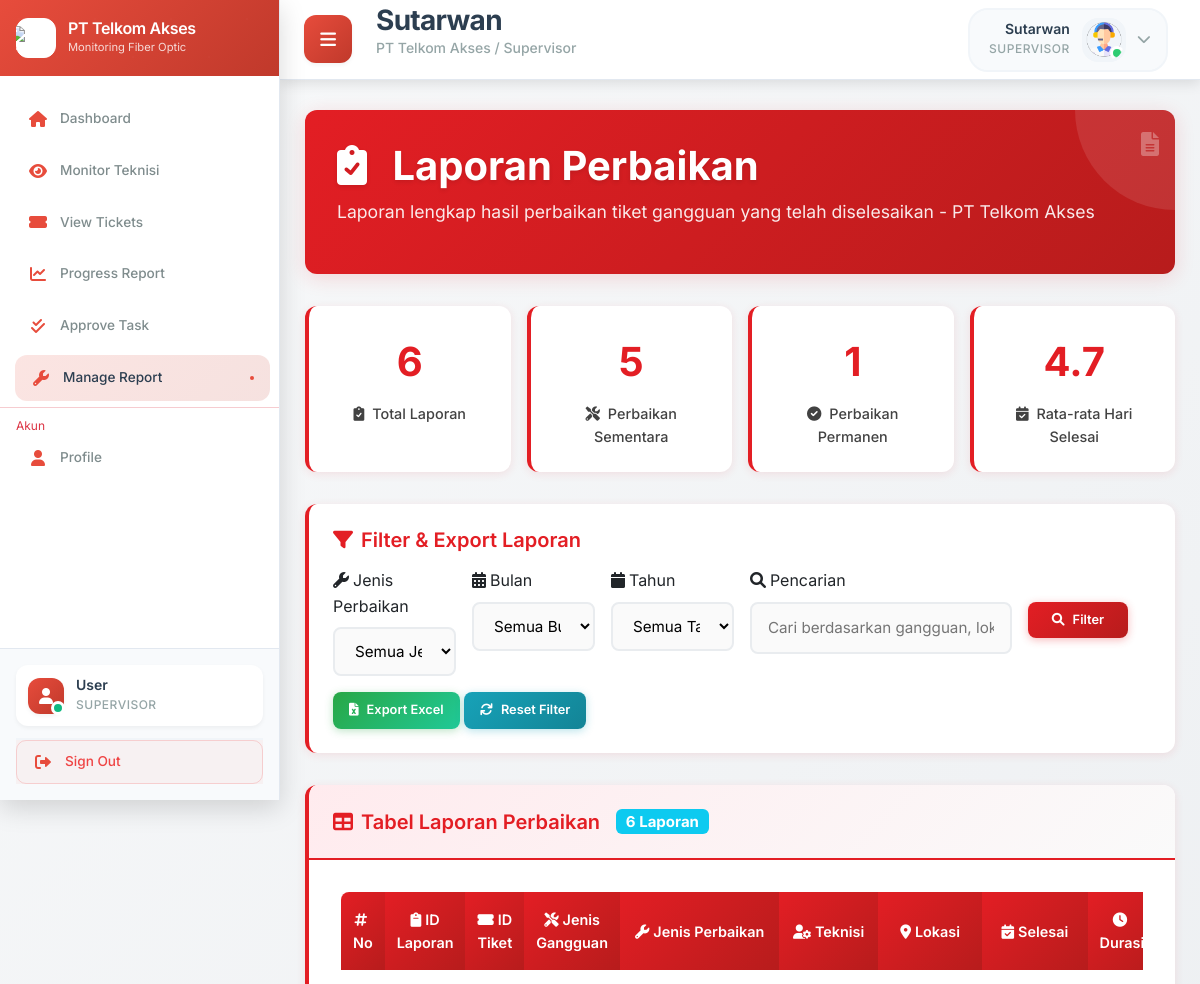
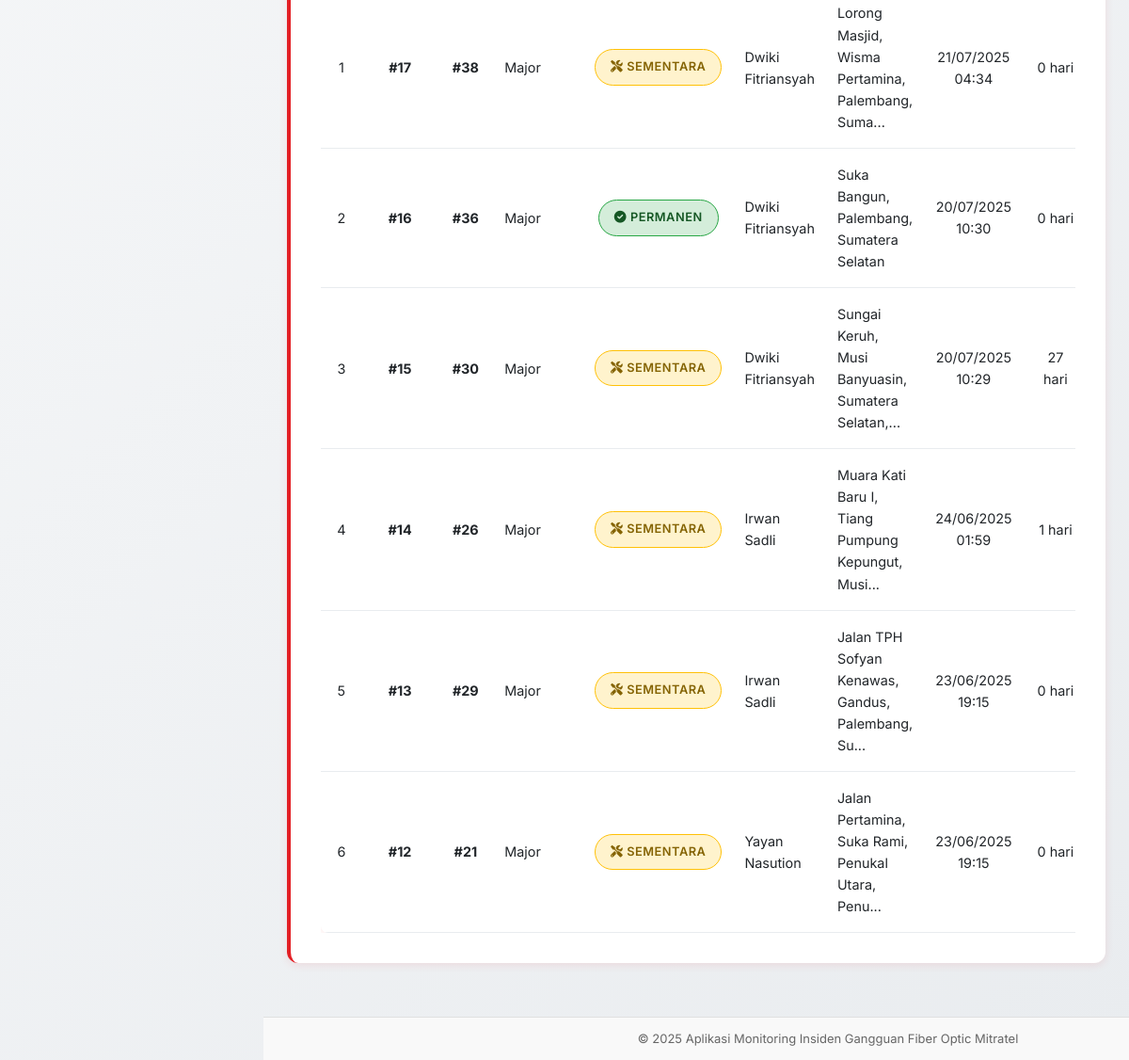
The app's page /report.php (signed in) with its own data (2 pictures, top to bottom).
### tables this page shows
CREATE TABLE `supervisor` (
  `id_supervisor` int(11) NOT NULL,
  `username` varchar(20) NOT NULL,
  `nama_lengkap` varchar(40) NOT NULL,
  `password` varchar(255) NOT NULL,
  `created_at` timestamp NOT NULL DEFAULT current_timestamp(),
  `telegram_chat_id` varchar(20) DEFAULT NULL,
  `foto` varchar(50) DEFAULT 'default-avatar.jpg'
);

CREATE TABLE `laporan` (
  `id_laporan` int(11) NOT NULL,
  `id_tiket` int(11) NOT NULL,
  `id_teknisi` int(11) DEFAULT NULL,
  `jenis_perbaikan` enum('temporary','permanent') NOT NULL,
  `dokumentasi` text DEFAULT NULL,
  `catatan` text DEFAULT NULL,
  `selesai_pada` timestamp NOT NULL DEFAULT current_timestamp()
);

CREATE TABLE `tiket` (
  `id_tiket` int(11) NOT NULL,
  `id_admin` int(11) NOT NULL,
  `id_lokasi` int(11) NOT NULL,
  `jenis_gangguan` varchar(20) NOT NULL,
  `deskripsi` text DEFAULT NULL,
  `status` enum('open','on progress','selesai') DEFAULT 'open',
  `created_at` timestamp NOT NULL DEFAULT current_timestamp()
);

CREATE TABLE `teknisi` (
  `id_teknisi` int(11) NOT NULL,
  `username` varchar(20) NOT NULL,
  `nama_lengkap` varchar(40) NOT NULL,
  `password` varchar(255) NOT NULL,
  `created_at` timestamp NOT NULL DEFAULT current_timestamp(),
  `telegram_chat_id` varchar(20) DEFAULT NULL,
  `foto` varchar(50) DEFAULT 'default-avatar.jpg'
);

CREATE TABLE `lokasi` (
  `id_lokasi` int(11) NOT NULL,
  `alamat` text NOT NULL,
  `latitude` decimal(10,8) NOT NULL,
  `longitude` decimal(11,8) NOT NULL
);

### report.php (the view, shortened to what this page needs)
<?php
require '../../config/config.php';
$userRole = 'supervisor';
$filter_month = isset($_GET['month']) ? trim($_GET['month']) : '';
$filter_year = isset($_GET['year']) ? trim($_GET['year']) : '';
$filter_jenis = isset($_GET['jenis']) ? trim($_GET['jenis']) : '';
$search = isset($_GET['search']) ? trim($_GET['search']) : '';
$params = [];
$where_clause = '';
$params = array_values($params);
$reports_query = $pdo->prepare("
    SELECT
        l.id_laporan,
        l.id_tiket,
        l.jenis_perbaikan,
        l.dokumentasi,
        l.catatan,
        l.selesai_pada,
        t.jenis_gangguan,
        t.deskripsi as tiket_deskripsi,
        t.created_at as tiket_created,
        t.status,
        lok.alamat,
        lok.latitude,
        lok.longitude,
        a.nama_lengkap as admin_nama,
        a.username as admin_username,
        tek.nama_lengkap as teknisi_nama,
        tek.username as teknisi_username,
        tek.foto as teknisi_foto,
        tek.id_teknisi,
        p.created_at as assigned_date,
        DATEDIFF(l.selesai_pada, t.created_at) as completion_days
    FROM laporan l
    JOIN tiket t ON l.id_tiket = t.id_tiket
    JOIN lokasi lok ON t.id_lokasi = lok.id_lokasi
    JOIN admin a ON t.id_admin = a.id_admin
    LEFT JOIN penugasan p ON t.id_tiket = p.id_tiket
    LEFT JOIN teknisi tek ON p.id_teknisi = tek.id_teknisi
    $where_clause
    ORDER BY l.selesai_pada DESC
");
$reports_query->execute($params);
$reports_list = $reports_query->fetchAll();
$stats_query = $pdo->prepare("
    SELECT
        COUNT(*) as total_reports,
        COUNT(CASE WHEN l.jenis_perbaikan = 'temporary' THEN 1 END) as temporary_repairs,
        COUNT(CASE WHEN l.jenis_perbaikan = 'permanent' THEN 1 END) as permanent_repairs,
        AVG(DATEDIFF(l.selesai_pada, t.created_at)) as avg_completion_days
    FROM laporan l
    JOIN tiket t ON l.id_tiket = t.id_tiket
    JOIN lokasi lok ON t.id_lokasi = lok.id_lokasi
    JOIN admin a ON t.id_admin = a.id_admin
    LEFT JOIN penugasan p ON t.id_tiket = p.id_tiket
    LEFT JOIN teknisi tek ON p.id_teknisi = tek.id_teknisi
    $where_clause
");
$stats_query->execute($params);
$stats = $stats_query->fetch();
?>
<!DOCTYPE html>
<html lang="id">
<head>
    <link rel="stylesheet" href="https://cdnjs.cloudflare.com/ajax/libs/font-awesome/6.0.0/css/all.min.css">
    <link rel="stylesheet" href="https://cdn.jsdelivr.net/npm/bootstrap@5.3.0/dist/css/bootstrap.min.css">
    <link rel="stylesheet" href="https://cdn.jsdelivr.net/npm/sweetalert2@11.7.12/dist/sweetalert2.min.css">
</head>
<body>
    <?php include('../../includes/sidebar.php'); ?>
    <div class="content-wrapper">
        <?php include('../../includes/topbar.php'); ?>
        <?php showTopbar($userRole, $username); ?>
        <div class="report-main-content">
            <div class="report-header-section">
                <div class="report-telkom-logo">
                    <i class="fas fa-file-alt"></i>
                </div>
                <div class="report-header-content">
                    <h1 class="report-header-title">
                        <i class="fas fa-clipboard-check me-3"></i>
                        Laporan Perbaikan
                    </h1>
                    <p class="report-header-subtitle">
                        Laporan lengkap hasil perbaikan tiket gangguan yang telah diselesaikan - PT Telkom Akses
                    </p>
                </div>
            </div>
            <div class="report-stats-container">
                <div class="row g-3">
                    <div class="col-lg-3 col-md-6">
                        <div class="report-stat-card">
                            <div class="report-stat-number"><?= $stats['total_reports'] ?></div>
                            <div class="report-stat-label">
                                <i class="fas fa-clipboard-check me-1"></i>
                                Total Laporan
                            </div>
                        </div>
                    </div>
                    <div class="col-lg-3 col-md-6">
                        <div class="report-stat-card">
                            <div class="report-stat-number"><?= $stats['temporary_repairs'] ?></div>
                            <div class="report-stat-label">
                                <i class="fas fa-tools me-1"></i>
                                Perbaikan Sementara
                            </div>
                        </div>
                    </div>
                    <div class="col-lg-3 col-md-6">
                        <div class="report-stat-card">
                            <div class="report-stat-number"><?= $stats['permanent_repairs'] ?></div>
                            <div class="report-stat-label">
                                <i class="fas fa-check-circle me-1"></i>
                                Perbaikan Permanen
                            </div>
                        </div>
                    </div>
                    <div class="col-lg-3 col-md-6">
                        <div class="report-stat-card">
                            <div class="report-stat-number"><?= number_format($stats['avg_completion_days'] ?? 0, 1) ?></div>
                            <div class="report-stat-label">
                                <i class="fas fa-calendar-check me-1"></i>
                                Rata-rata Hari Selesai
                            </div>
                        </div>
                    </div>
                </div>
            </div>
            <div class="report-filter-section">
                <h5 class="report-filter-title">
                    <i class="fas fa-filter"></i>
                    Filter & Export Laporan
                </h5>
                <form method="GET" action="">
                    <div class="row g-3">
                        <div class="col-md-2">
                            <label for="jenis" class="form-label">
                                <i class="fas fa-wrench me-1"></i>Jenis Perbaikan
                            </label>
                            <select class="report-form-control" id="jenis" name="jenis">
                                <option value="">Semua Jenis</option>
                            </select>
                        </div>
                        <div class="col-md-2">
                            <label for="month" class="form-label">
                                <i class="fas fa-calendar-alt me-1"></i>Bulan
                            </label>
                            <select class="report-form-control" id="month" name="month">
                                <option value="">Semua Bulan</option>
                            </select>
                        </div>
                        <div class="col-md-2">
                            <label for="year" class="form-label">
                                <i class="fas fa-calendar me-1"></i>Tahun
                            </label>
                            <select class="report-form-control" id="year" name="year">
                                <option value="">Semua Tahun</option>
                            </select>
                        </div>
                        <div class="col-md-4">
                            <label for="search" class="form-label">
                                <i class="fas fa-search me-1"></i>Pencarian
                            </label>
                            <input type="text" class="report-form-control" id="search" name="search"
                                   value="<?= htmlspecialchars($search) ?>"
                                   placeholder="Cari berdasarkan gangguan, lokasi, teknisi...">
                        </div>
                        <div class="col-md-2">
                            <label class="form-label">&nbsp;</label>
                            <div class="d-flex gap-2">
                                <button type="submit" class="report-btn report-btn-primary report-btn-sm">
                                    <i class="fas fa-search"></i>
                                    Filter
                                </button>
                            </div>
                        </div>
                    </div>
                </form>
                <div class="mt-3">
                    <a href="export_report.php?month=<?= $filter_month ?>&year=<?= $filter_year ?>&jenis=<?= $filter_jenis ?>&search=<?= urlencode($search) ?>"
                       class="report-btn report-btn-success report-btn-sm" target="_blank">
                        <i class="fas fa-file-excel"></i>
                        Export Excel
                    </a>
                    <a href="?" class="report-btn report-btn-info report-btn-sm">
                        <i class="fas fa-refresh"></i>
                        Reset Filter
                    </a>
                </div>
            </div>
            <div class="report-card">
                <div class="report-card-header">
                    <h5 class="report-card-title">
                        <i class="fas fa-table"></i>
                        Tabel Laporan Perbaikan
                        <span class="badge bg-info ms-2"><?= count($reports_list) ?> Laporan</span>
                    </h5>
                </div>
                <div class="report-card-body">
                    <?php if(count($reports_list) > 0): ?>
                        <div class="table-responsive">
                            <table class="report-table table" id="reportTable">
                                <thead>
                                    <tr>
                                        <th><i class="fas fa-hashtag me-1"></i>No</th>
                                        <th><i class="fas fa-clipboard me-1"></i>ID Laporan</th>
                                        <th><i class="fas fa-ticket-alt me-1"></i>ID Tiket</th>
                                        <th><i class="fas fa-tools me-1"></i>Jenis Gangguan</th>
                                        <th><i class="fas fa-wrench me-1"></i>Jenis Perbaikan</th>
                                        <th><i class="fas fa-user-cog me-1"></i>Teknisi</th>
                                        <th><i class="fas fa-map-marker-alt me-1"></i>Lokasi</th>
                                        <th><i class="fas fa-calendar-check me-1"></i>Selesai</th>
                                        <th><i class="fas fa-clock me-1"></i>Durasi</th>
                                    </tr>
                                </thead>
                                <tbody>
                                    <?php foreach($reports_list as $index => $report): ?>
                                        <tr>
                                            <td class="text-center"><?= $index + 1 ?></td>
                                            <td class="text-center"><strong>#<?= $report['id_laporan'] ?></strong></td>
                                            <td class="text-center"><strong>#<?= $report['id_tiket'] ?></strong></td>
                                            <td><?= htmlspecialchars($report['jenis_gangguan']) ?></td>
                                            <td class="text-center">
                                                <span class="report-badge badge-<?= $report['jenis_perbaikan'] ?>">
                                                    <?php if($report['jenis_perbaikan'] == 'temporary'): ?>
                                                        <i class="fas fa-tools"></i>
                                                        Sementara
                                                    <?php else: ?>
                                                        <i class="fas fa-check-circle"></i>
                                                        Permanen
                                                    <?php endif; ?>
                                                </span>
                                            </td>
                                            <td><?= htmlspecialchars($report['teknisi_nama'] ?: 'Tidak ada') ?></td>
                                            <td><?= mb_strimwidth(htmlspecialchars($report['alamat']), 0, 50, "...") ?></td>
                                            <td class="text-center"><?= date('d/m/Y H:i', strtotime($report['selesai_pada'])) ?></td>
                                            <td class="text-center"><?= $report['completion_days'] ?> hari</td>
                                        </tr>
                                    <?php endforeach; ?>
                                </tbody>
                            </table>
                        </div>
                    <?php endif; ?>
                </div>
            </div>
        </div>
        <?php include('../../includes/footer2.php'); ?>
    </div>
</body>
</html>

### topbar.php (shortened to what this page needs)
<?php
function showTopbar($userRole, $username) {
    global $pdo;
    $user_id = $_SESSION['user_id'];
    $username = $_SESSION['username'];
    $role = $_SESSION['role'];
    $table = '';
    $id_field = '';
    if ($role === 'admin') {
        $table = 'admin';
        $id_field = 'id_admin';
    } elseif ($role === 'teknisi') {
        $table = 'teknisi';
        $id_field = 'id_teknisi';
    } elseif ($role === 'supervisor') {
        $table = 'supervisor';
        $id_field = 'id_supervisor';
    }
    $stmt = $pdo->prepare("SELECT foto, nama_lengkap FROM $table WHERE $id_field = ?");
    $stmt->execute([$user_id]);
    $user = $stmt->fetch();
    $foto_path = $user && $user['foto'] ? "../../uploads/users/" . htmlspecialchars($user['foto']) : "../../uploads/users/default-avatar.jpg";
    $nama_lengkap = $user && $user['nama_lengkap'] ? htmlspecialchars($user['nama_lengkap']) : htmlspecialchars($username);
?>
    <div class="topbar">
        <div class="topbar-left">
            <button id="desktopSidebarToggle" class="desktop-toggle-btn">
                <i class="fa fa-bars"></i>
            </button>
            <div class="page-title">
                <h2><?php echo $nama_lengkap; ?></h2>
                <span class="breadcrumb">PT Telkom Akses / <?php echo ucfirst($userRole); ?></span>
            </div>
        </div>
        <div class="topbar-right">
            <div class="user-profile" id="userProfile">
                <div class="user-info-text">
                    <span class="user-name"><?php echo $nama_lengkap; ?></span>
                    <span class="user-role"><?php echo ucfirst($userRole); ?></span>
                </div>
                <div class="user-avatar-topbar">
                    <img src="<?php echo $foto_path; ?>" alt="User Avatar"
                         onerror="this.src='../../uploads/users/default.svg';">
                    <div class="status-indicator online"></div>
                </div>
                <div class="dropdown-arrow">
                    <i class="fa fa-chevron-down"></i>
                </div>
            </div>
        </div>
    </div>
<?php
}
?>

### records on screen
supervisor: nama_lengkap "Sutarwan", foto (picture)
laporan: id_laporan "17", id_tiket "38", id_tiket.jenis_gangguan "Major", jenis_perbaikan "temporary" (drawn), id_teknisi.nama_lengkap "Dwiki Fitriansyah", lokasi.alamat "Lorong Masjid, Wisma Pertamina, Palembang, Suma...", selesai_pada "21/07/2025 04:34", completion_days "0"
laporan: id_laporan "16", id_tiket "36", id_tiket.jenis_gangguan "Major", jenis_perbaikan "permanent" (drawn), id_teknisi.nama_lengkap "Dwiki Fitriansyah", lokasi.alamat "Suka Bangun, Palembang, Sumatera Selatan", selesai_pada "20/07/2025 10:30", completion_days "0"
laporan: id_laporan "15", id_tiket "30", id_tiket.jenis_gangguan "Major", jenis_perbaikan "temporary" (drawn), id_teknisi.nama_lengkap "Dwiki Fitriansyah", lokasi.alamat "Sungai Keruh, Musi Banyuasin, Sumatera Selatan,...", selesai_pada "20/07/2025 10:29", completion_days "27"
laporan: id_laporan "14", id_tiket "26", id_tiket.jenis_gangguan "Major", jenis_perbaikan "temporary" (drawn), id_teknisi.nama_lengkap "Irwan Sadli", lokasi.alamat "Muara Kati Baru I, Tiang Pumpung Kepungut, Musi...", selesai_pada "24/06/2025 01:59", completion_days "1"
laporan: id_laporan "13", id_tiket "29", id_tiket.jenis_gangguan "Major", jenis_perbaikan "temporary" (drawn), id_teknisi.nama_lengkap "Irwan Sadli", lokasi.alamat "Jalan TPH Sofyan Kenawas, Gandus, Palembang, Su...", selesai_pada "23/06/2025 19:15", completion_days "0"
laporan: id_laporan "12", id_tiket "21", id_tiket.jenis_gangguan "Major", jenis_perbaikan "temporary" (drawn), id_teknisi.nama_lengkap "Yayan Nasution", lokasi.alamat "Jalan Pertamina, Suka Rami, Penukal Utara, Penu...", selesai_pada "23/06/2025 19:15", completion_days "0"

### other values on screen
$userRole "SUPERVISOR"
$userRole "Supervisor"
$stats['total_reports'] "6"
$stats['temporary_repairs'] "5"
$stats['permanent_repairs'] "1"
$stats['avg_completion_days'] "4.7"
count($reports_list) "6"
